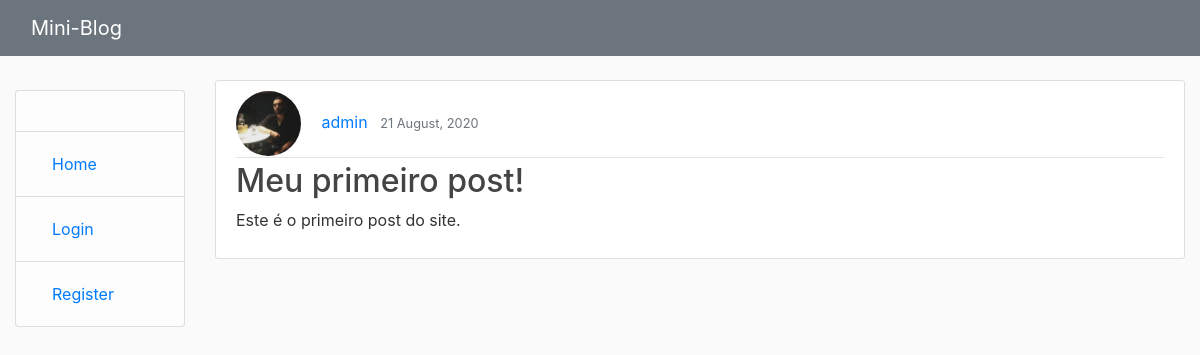
Before: /blog/ with the older database file.
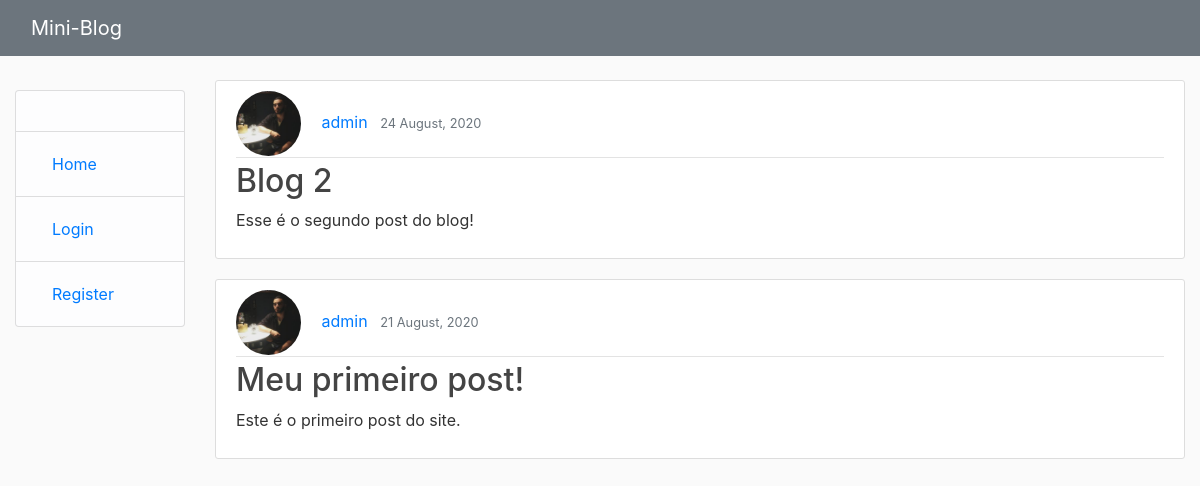
After: the same page with the newer database file.
### blog/models.py (models this page shows, shortened)
class Post(models.Model):
    title = models.CharField(max_length=200, help_text='Enter a post title')
    description = models.TextField(max_length=1000, help_text='Enter a description for the post')
    date = models.DateTimeField(default=timezone.now)
    author = models.ForeignKey(User, on_delete=models.CASCADE)
    likes = models.ManyToManyField(User, related_name='blog_post')
    class Meta:
        ordering = ['-date']

### users/models.py (models this page shows, shortened)
class Profile(models.Model):
    user = models.OneToOneField(User, on_delete=models.CASCADE)
    image = models.ImageField(default='default.png', upload_to='profile_pics')

### blog/views.py (the view)
# urls.py: path('', PostListView.as_view(), name='index'),
class PostListView(generic.ListView):
    model = Post
    template_name = 'index.html'
    context_object_name = 'posts'
    ordering = ['-date']
    paginate_by = 5

### blog/templates/index.html (shortened to what this page needs)
{% extends "base_generic.html" %}
{% block content %}
    {% for post in posts %}
        <article class="media content-section">
          <div class="media-body">
            <div class="article-metadata">
              <img class="rounded-circle article-img" src="{{ post.author.profile.image.url }}">
              <a class="mr-2" href="{{ post.author.get_absolute_url }}">{{ post.author }}</a>
              <small class="text-muted">{{ post.date|date:"d F, Y" }}</small>
            </div>
            <h2><a class="article-title" href="{% url 'post-detail' post.id %}">{{ post.title }}</a></h2>
            <p class="article-content">{{ post.description }}</p>
          </div>
        </article>
    {% endfor %}
{% endblock %}

### blog/templates/base_generic.html (shortened to what this page needs)
<!DOCTYPE html>
<html lang="en">
<head>
    <link rel="stylesheet" href="https://maxcdn.bootstrapcdn.com/bootstrap/4.0.0/css/bootstrap.min.css">
    {% load static %}
    <link rel="stylesheet" href="{% static 'blog/css/main.css' %}">
</head>
<body>
    <header class="site-header">
      <nav class="navbar navbar-expand-md navbar-dark bg-secondary fixed-top">
        <div class="col-md-2">
          <a class="navbar-brand mr-4" href="{% url 'index' %}">Mini-Blog</a>
        </div>
      </nav>
    </header>
    <div class="container-fluid">
        <div class="row">
            <div class="col-md-2">
            {% block sidebar %}
                <ul class="sidebar-nav">
                    <li class="list-group-item list-group-item-light"><a class="nav-item nav-link">{{ user.username }}</a></li>
                    <li class="list-group-item list-group-item-light"><a class="nav-item nav-link" href="{% url 'index' %}">Home</a></li>
                    {% if user.is_authenticated %}
                        <li class="list-group-item list-group-item-light"><a class="nav-item nav-link" href="{% url 'profile' %}">Profile</a></li>
                        <li class="list-group-item list-group-item-light"><a class="nav-item nav-link" href="{% url 'post-create' %}">New Post</a></li>
                        <li class="list-group-item list-group-item-light"><a class="nav-item nav-link" href="{% url 'logout' %}">Logout</a></li>
                    {% else %}
                        <li class="list-group-item list-group-item-light"><a class="nav-item nav-link" href="{% url 'login' %}">Login</a></li>
                        <li class="list-group-item list-group-item-light"><a class="nav-item nav-link" href="{% url 'register' %}">Register</a></li>
                    {% endif %}
                </ul>
            {% endblock %}
            </div>
            <div class="col-sm-10">
                {% block content %}{% endblock %}
            </div>
        </div>
    </div>
  </body>
</body>
</html>

### blog/static/blog/css/main.css (style rules this page uses)
body { background: #fafafa; color: #333333; margin-top: 5rem; }
h1, h2, h3, h4, h5, h6 { color: #444444; }
ul { margin: 0; }
.content-section { background: #ffffff; padding: 10px 20px; border: 1px solid #dddddd; border-radius: 3px; margin-bottom: 20px; }
.article-title { color: #444444; }
.article-content { white-space: pre-line; }
.article-img { height: 65px; width: 65px; margin-right: 16px; }
.article-metadata { padding-bottom: 1px; margin-bottom: 4px; border-bottom: 1px solid #e3e3e3 }
.sidebar-nav { margin-top: 10px; padding: 0; list-style: none; }

Changed rows visible on the page:
added Post: author.profile.image (picture), author "admin", date "24 August, 2020", title "Blog 2", description "Esse é o segundo post do blog!"
